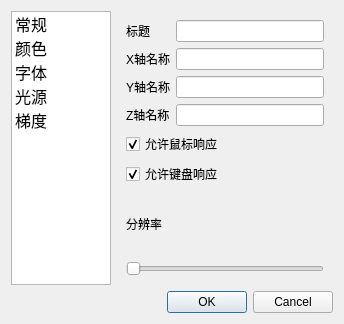
<?xml version="1.0" encoding="UTF-8"?>
<ui version="4.0">
 <class>PlotOptionDialog</class>
 <widget class="QDialog" name="PlotOptionDialog">
  <property name="windowModality">
   <enum>Qt::ApplicationModal</enum>
  </property>
  <property name="geometry">
   <rect>
    <x>0</x>
    <y>0</y>
    <width>344</width>
    <height>323</height>
   </rect>
  </property>
  <property name="windowTitle">
   <string>设置</string>
  </property>
  <property name="windowIcon">
   <iconset resource="../../windwalker.qrc">
    <normaloff>:/Plot3D/images/Plot3D/settings.png</normaloff>:/Plot3D/images/Plot3D/settings.png</iconset>
  </property>
  <layout class="QVBoxLayout" name="verticalLayout_5">
   <item>
    <layout class="QHBoxLayout" name="horizontalLayout" stretch="0,0">
     <item>
      <widget class="QListWidget" name="listWidget">
       <property name="sizePolicy">
        <sizepolicy hsizetype="Fixed" vsizetype="Expanding">
         <horstretch>0</horstretch>
         <verstretch>0</verstretch>
        </sizepolicy>
       </property>
       <property name="maximumSize">
        <size>
         <width>100</width>
         <height>16777215</height>
        </size>
       </property>
       <item>
        <property name="text">
         <string>常规</string>
        </property>
        <property name="font">
         <font>
          <pointsize>12</pointsize>
         </font>
        </property>
       </item>
       <item>
        <property name="text">
         <string>颜色</string>
        </property>
        <property name="font">
         <font>
          <pointsize>12</pointsize>
         </font>
        </property>
       </item>
       <item>
        <property name="text">
         <string>字体</string>
        </property>
        <property name="font">
         <font>
          <pointsize>12</pointsize>
         </font>
        </property>
       </item>
       <item>
        <property name="text">
         <string>光源</string>
        </property>
        <property name="font">
         <font>
          <pointsize>12</pointsize>
         </font>
        </property>
       </item>
       <item>
        <property name="text">
         <string>梯度</string>
        </property>
        <property name="font">
         <font>
          <pointsize>12</pointsize>
         </font>
        </property>
       </item>
      </widget>
     </item>
     <item>
      <widget class="QStackedWidget" name="stackedWidget">
       <property name="currentIndex">
        <number>0</number>
       </property>
       <widget class="QWidget" name="page_5">
        <layout class="QVBoxLayout" name="verticalLayout_9">
         <item>
          <layout class="QFormLayout" name="formLayout">
           <item row="0" column="0">
            <widget class="QLabel" name="label_13">
             <property name="text">
              <string>标题</string>
             </property>
            </widget>
           </item>
           <item row="0" column="1">
            <widget class="QLineEdit" name="lineEdit_Title"/>
           </item>
           <item row="1" column="0">
            <widget class="QLabel" name="label_10">
             <property name="text">
              <string>X轴名称</string>
             </property>
            </widget>
           </item>
           <item row="1" column="1">
            <widget class="QLineEdit" name="lineEdit_X"/>
           </item>
           <item row="2" column="0">
            <widget class="QLabel" name="label_11">
             <property name="text">
              <string>Y轴名称</string>
             </property>
            </widget>
           </item>
           <item row="2" column="1">
            <widget class="QLineEdit" name="lineEdit_Y"/>
           </item>
           <item row="3" column="0">
            <widget class="QLabel" name="label_12">
             <property name="text">
              <string>Z轴名称</string>
             </property>
            </widget>
           </item>
           <item row="3" column="1">
            <widget class="QLineEdit" name="lineEdit_Z"/>
           </item>
          </layout>
         </item>
         <item>
          <layout class="QVBoxLayout" name="verticalLayout_7">
           <item>
            <widget class="QCheckBox" name="checkBox_Mouse">
             <property name="text">
              <string>允许鼠标响应</string>
             </property>
             <property name="checked">
              <bool>true</bool>
             </property>
            </widget>
           </item>
           <item>
            <widget class="QCheckBox" name="checkBox_Keyboard">
             <property name="text">
              <string>允许键盘响应</string>
             </property>
             <property name="checked">
              <bool>true</bool>
             </property>
            </widget>
           </item>
          </layout>
         </item>
         <item>
          <layout class="QVBoxLayout" name="verticalLayout_8">
           <item>
            <widget class="QLabel" name="label_9">
             <property name="text">
              <string>分辨率</string>
             </property>
            </widget>
           </item>
           <item>
            <widget class="QSlider" name="slider">
             <property name="maximum">
              <number>10</number>
             </property>
             <property name="orientation">
              <enum>Qt::Horizontal</enum>
             </property>
            </widget>
           </item>
          </layout>
         </item>
        </layout>
       </widget>
       <widget class="QWidget" name="page">
        <layout class="QVBoxLayout" name="verticalLayout">
         <item>
          <widget class="QGroupBox" name="groupBox">
           <property name="sizePolicy">
            <sizepolicy hsizetype="Preferred" vsizetype="Expanding">
             <horstretch>0</horstretch>
             <verstretch>0</verstretch>
            </sizepolicy>
           </property>
           <property name="title">
            <string>颜色设置</string>
           </property>
           <layout class="QGridLayout" name="gridLayout">
            <item row="0" column="0">
             <widget class="QLabel" name="label_2">
              <property name="text">
               <string>背景</string>
              </property>
             </widget>
            </item>
            <item row="0" column="1">
             <widget class="QToolButton" name="btn_BackroundColor">
              <property name="text">
               <string>...</string>
              </property>
             </widget>
            </item>
            <item row="1" column="0">
             <widget class="QLabel" name="label_3">
              <property name="text">
               <string>网格</string>
              </property>
             </widget>
            </item>
            <item row="1" column="1">
             <widget class="QToolButton" name="btn_MeshColor">
              <property name="text">
               <string>...</string>
              </property>
             </widget>
            </item>
            <item row="2" column="0">
             <widget class="QLabel" name="label">
              <property name="text">
               <string>坐标轴</string>
              </property>
             </widget>
            </item>
            <item row="2" column="1">
             <widget class="QToolButton" name="btn_AxisColor">
              <property name="text">
               <string>...</string>
              </property>
             </widget>
            </item>
            <item row="3" column="0">
             <widget class="QLabel" name="label_4">
              <property name="text">
               <string>坐标数字</string>
              </property>
             </widget>
            </item>
            <item row="3" column="1">
             <widget class="QToolButton" name="btn_NumberColor">
              <property name="text">
               <string>...</string>
              </property>
             </widget>
            </item>
            <item row="4" column="0">
             <widget class="QLabel" name="label_5">
              <property name="text">
               <string>坐标名称</string>
              </property>
             </widget>
            </item>
            <item row="4" column="1">
             <widget class="QToolButton" name="btn_LabelColor">
              <property name="text">
               <string>...</string>
              </property>
             </widget>
            </item>
            <item row="5" column="0">
             <widget class="QLabel" name="label_6">
              <property name="text">
               <string>标题</string>
              </property>
             </widget>
            </item>
            <item row="5" column="1">
             <widget class="QToolButton" name="btn_TitleColor">
              <property name="text">
               <string>...</string>
              </property>
             </widget>
            </item>
            <item row="6" column="0">
             <widget class="QLabel" name="label_7">
              <property name="text">
               <string>数据</string>
              </property>
             </widget>
            </item>
            <item row="6" column="1">
             <widget class="QToolButton" name="btn_DataColor">
              <property name="text">
               <string>...</string>
              </property>
             </widget>
            </item>
           </layout>
          </widget>
         </item>
         <item>
          <layout class="QHBoxLayout" name="horizontalLayout_2">
           <item>
            <spacer name="horizontalSpacer">
             <property name="orientation">
              <enum>Qt::Horizontal</enum>
             </property>
             <property name="sizeHint" stdset="0">
              <size>
               <width>40</width>
               <height>20</height>
              </size>
             </property>
            </spacer>
           </item>
           <item>
            <widget class="QPushButton" name="btn_ResetColor">
             <property name="text">
              <string>重置所有颜色</string>
             </property>
            </widget>
           </item>
          </layout>
         </item>
        </layout>
       </widget>
       <widget class="QWidget" name="page_2">
        <layout class="QVBoxLayout" name="verticalLayout_3">
         <item>
          <widget class="QGroupBox" name="groupBox_2">
           <property name="title">
            <string>字体设置</string>
           </property>
           <layout class="QVBoxLayout" name="verticalLayout_2">
            <item>
             <widget class="QLabel" name="label_8">
              <property name="text">
               <string>to be done</string>
              </property>
             </widget>
            </item>
           </layout>
          </widget>
         </item>
        </layout>
       </widget>
       <widget class="QWidget" name="page_3">
        <layout class="QVBoxLayout" name="verticalLayout_6">
         <item>
          <widget class="QGroupBox" name="groupBox_3">
           <property name="title">
            <string>光源设置</string>
           </property>
          </widget>
         </item>
        </layout>
       </widget>
       <widget class="QWidget" name="page_4">
        <layout class="QVBoxLayout" name="verticalLayout_4">
         <item>
          <widget class="QGroupBox" name="groupBox_4">
           <property name="title">
            <string>梯度设置</string>
           </property>
          </widget>
         </item>
        </layout>
       </widget>
      </widget>
     </item>
    </layout>
   </item>
   <item>
    <widget class="QDialogButtonBox" name="buttonBox">
     <property name="orientation">
      <enum>Qt::Horizontal</enum>
     </property>
     <property name="standardButtons">
      <set>QDialogButtonBox::Cancel|QDialogButtonBox::Ok</set>
     </property>
    </widget>
   </item>
  </layout>
 </widget>
 <resources>
  <include location="../../windwalker.qrc"/>
 </resources>
 <connections>
  <connection>
   <sender>buttonBox</sender>
   <signal>accepted()</signal>
   <receiver>PlotOptionDialog</receiver>
   <slot>accept()</slot>
   <hints>
    <hint type="sourcelabel">
     <x>248</x>
     <y>254</y>
    </hint>
    <hint type="destinationlabel">
     <x>157</x>
     <y>274</y>
    </hint>
   </hints>
  </connection>
  <connection>
   <sender>buttonBox</sender>
   <signal>rejected()</signal>
   <receiver>PlotOptionDialog</receiver>
   <slot>reject()</slot>
   <hints>
    <hint type="sourcelabel">
     <x>316</x>
     <y>260</y>
    </hint>
    <hint type="destinationlabel">
     <x>286</x>
     <y>274</y>
    </hint>
   </hints>
  </connection>
  <connection>
   <sender>listWidget</sender>
   <signal>currentRowChanged(int)</signal>
   <receiver>stackedWidget</receiver>
   <slot>setCurrentIndex(int)</slot>
   <hints>
    <hint type="sourcelabel">
     <x>59</x>
     <y>130</y>
    </hint>
    <hint type="destinationlabel">
     <x>234</x>
     <y>130</y>
    </hint>
   </hints>
  </connection>
 </connections>
</ui>
